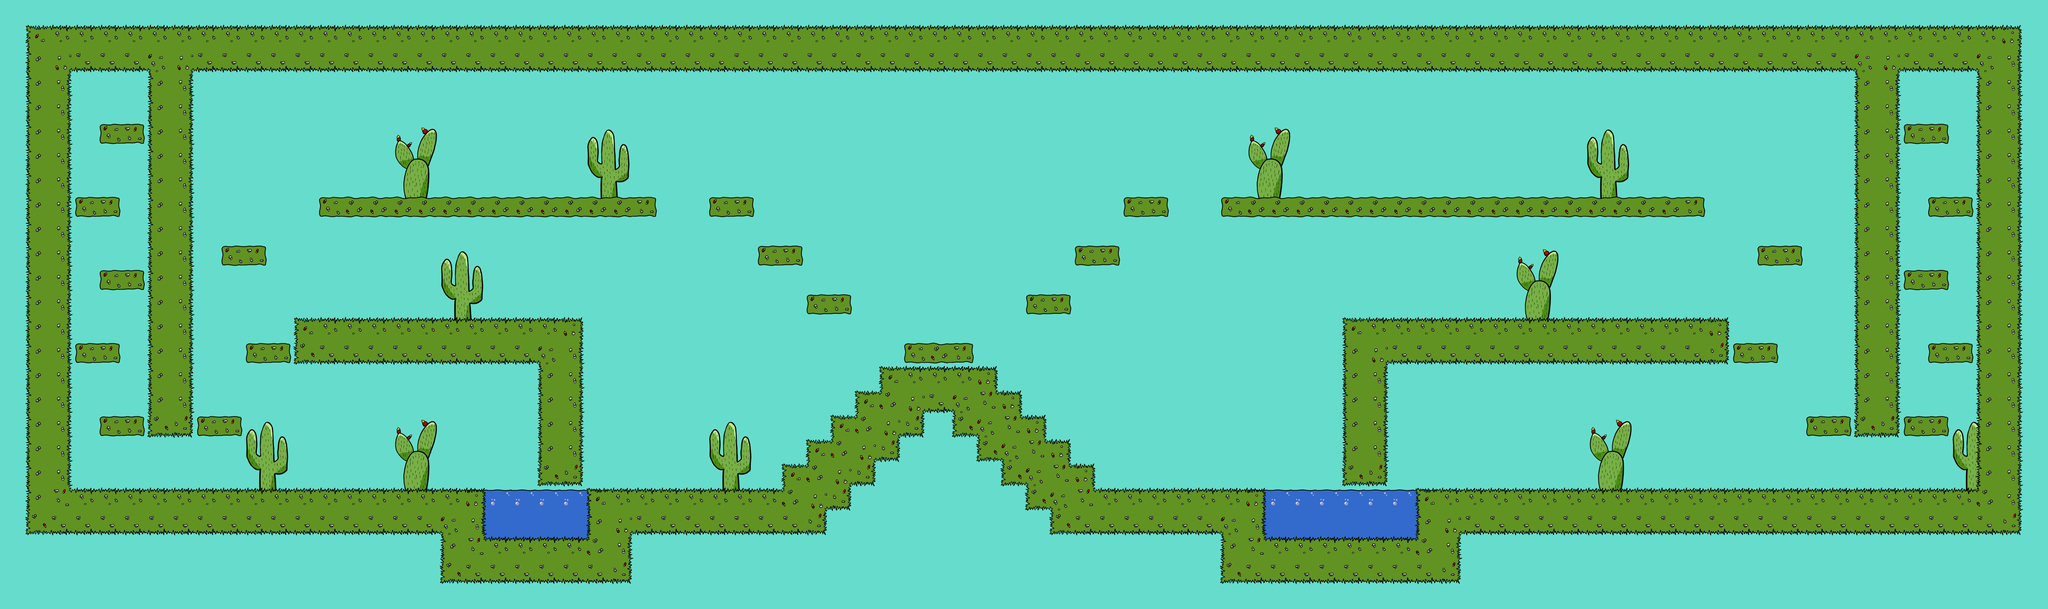

A 2D game scene composited from a Tiled map and its tileset images. What follows is a short description and the map's XML, with each tile layer's data collapsed to a summary:
An orthogonal 84x25 tile map with 64x64 px tiles, 4 tile layers (a, e_01, e_02, g), 2 tilesets and 143 objects (66x 1, 61x 0, 4x 2, 4x 5, 3x 4, ...).

<map version="1.0" orientation="orthogonal" width="84" height="25" tilewidth="64" tileheight="64" backgroundcolor="#66ddcc">
 <properties>
  <property name="RGB" value="102,221,204" />
 </properties>
 <tileset firstgid="1" name="pack" tilewidth="64" tileheight="64" spacing="2" margin="2">
  <image source="pack_02.png" width="1124" height="200" />
 </tileset>
 <tileset firstgid="52" name="pack_e" tilewidth="64" tileheight="64">
  <image source="pack_e_02.png" width="704" height="704" />
 </tileset>
 <layer name="a" width="84" height="25">
  <data>[2100 cells, 42 non-empty, 2 distinct tile ids]</data>
 </layer>
 <layer name="e_01" width="84" height="25">
  <data>[2100 cells, 64 non-empty, 16 distinct tile ids]</data>
 </layer>
 <layer name="e_02" width="84" height="25">
  <data>[2100 cells, 24 non-empty, 8 distinct tile ids]</data>
 </layer>
 <layer name="g" width="84" height="25">
  <data>[2100 cells, 649 non-empty, 15 distinct tile ids]</data>
 </layer>
 <objectgroup name="border" width="84" height="25">
  <object type="0" x="270" y="331">
   <polyline points="3,2 96,2" />
  </object>
  <object type="0" x="270" y="369">
   <polyline points="3,2 96,2" />
  </object>
  <object type="1" x="369" y="335">
   <polyline points="0,-1 0,36" />
  </object>
  <object type="1" x="269" y="335">
   <polyline points="0,-1 0,36" />
  </object>
  <object type="0" x="206" y="523">
   <polyline points="3,2 96,2" />
  </object>
  <object type="0" x="206" y="561">
   <polyline points="3,2 96,2" />
  </object>
  <object type="1" x="305" y="527">
   <polyline points="0,-1 0,36" />
  </object>
  <object type="1" x="205" y="527">
   <polyline points="0,-1 0,36" />
  </object>
  <object type="0" x="271" y="715">
   <polyline points="3,2 96,2" />
  </object>
  <object type="0" x="271" y="753">
   <polyline points="3,2 96,2" />
  </object>
  <object type="1" x="370" y="719">
   <polyline points="0,-1 0,36" />
  </object>
  <object type="1" x="270" y="719">
   <polyline points="0,-1 0,36" />
  </object>
  <object type="0" x="206" y="907">
   <polyline points="3,2 96,2" />
  </object>
  <object type="0" x="206" y="945">
   <polyline points="3,2 96,2" />
  </object>
  <object type="1" x="305" y="911">
   <polyline points="0,-1 0,36" />
  </object>
  <object type="1" x="205" y="911">
   <polyline points="0,-1 0,36" />
  </object>
  <object type="0" x="268" y="1099">
   <polyline points="3,2 96,2" />
  </object>
  <object type="0" x="268" y="1137">
   <polyline points="3,2 96,2" />
  </object>
  <object type="1" x="367" y="1103">
   <polyline points="0,-1 0,36" />
  </object>
  <object type="1" x="267" y="1103">
   <polyline points="0,-1 0,36" />
  </object>
  <object type="0" x="527" y="1098">
   <polyline points="3,2 96,2" />
  </object>
  <object type="0" x="527" y="1136">
   <polyline points="3,2 96,2" />
  </object>
  <object type="1" x="626" y="1102">
   <polyline points="0,-1 0,36" />
  </object>
  <object type="1" x="526" y="1102">
   <polyline points="0,-1 0,36" />
  </object>
  <object type="0" x="655" y="907">
   <polyline points="3,2 96,2" />
  </object>
  <object type="0" x="655" y="945">
   <polyline points="3,2 96,2" />
  </object>
  <object type="1" x="754" y="911">
   <polyline points="0,-1 0,36" />
  </object>
  <object type="1" x="654" y="911">
   <polyline points="0,-1 0,36" />
  </object>
  <object type="0" x="589" y="650">
   <polyline points="3,2 96,2" />
  </object>
  <object type="0" x="589" y="688">
   <polyline points="3,2 96,2" />
  </object>
  <object type="1" x="688" y="654">
   <polyline points="0,-1 0,36" />
  </object>
  <object type="1" x="588" y="654">
   <polyline points="0,-1 0,36" />
  </object>
  <object type="0" x="1869" y="523">
   <polyline points="3,2 96,2" />
  </object>
  <object type="0" x="1869" y="561">
   <polyline points="3,2 96,2" />
  </object>
  <object type="1" x="1968" y="527">
   <polyline points="0,-1 0,36" />
  </object>
  <object type="1" x="1868" y="527">
   <polyline points="0,-1 0,36" />
  </object>
  <object type="0" x="1999" y="650">
   <polyline points="3,2 96,2" />
  </object>
  <object type="0" x="1999" y="688">
   <polyline points="3,2 96,2" />
  </object>
  <object type="1" x="2098" y="654">
   <polyline points="0,-1 0,36" />
  </object>
  <object type="1" x="1998" y="654">
   <polyline points="0,-1 0,36" />
  </object>
  <object type="0" x="2128" y="779">
   <polyline points="3,2 96,2" />
  </object>
  <object type="0" x="2128" y="817">
   <polyline points="3,2 96,2" />
  </object>
  <object type="1" x="2227" y="783">
   <polyline points="0,-1 0,36" />
  </object>
  <object type="1" x="2127" y="783">
   <polyline points="0,-1 0,36" />
  </object>
  <object type="0" x="2700" y="779">
   <polyline points="3,2 96,2" />
  </object>
  <object type="0" x="2700" y="817">
   <polyline points="3,2 96,2" />
  </object>
  <object type="1" x="2799" y="783">
   <polyline points="0,-1 0,36" />
  </object>
  <object type="1" x="2699" y="783">
   <polyline points="0,-1 0,36" />
  </object>
  <object type="0" x="2829" y="651">
   <polyline points="3,2 96,2" />
  </object>
  <object type="0" x="2829" y="689">
   <polyline points="3,2 96,2" />
  </object>
  <object type="1" x="2928" y="655">
   <polyline points="0,-1 0,36" />
  </object>
  <object type="1" x="2828" y="655">
   <polyline points="0,-1 0,36" />
  </object>
  <object type="0" x="2960" y="523">
   <polyline points="3,2 96,2" />
  </object>
  <object type="0" x="2960" y="561">
   <polyline points="3,2 96,2" />
  </object>
  <object type="1" x="3059" y="527">
   <polyline points="0,-1 0,36" />
  </object>
  <object type="1" x="2959" y="527">
   <polyline points="0,-1 0,36" />
  </object>
  <object type="0" x="5069" y="907">
   <polyline points="3,2 96,2" />
  </object>
  <object type="0" x="5069" y="945">
   <polyline points="3,2 96,2" />
  </object>
  <object type="1" x="5168" y="911">
   <polyline points="0,-1 0,36" />
  </object>
  <object type="1" x="5068" y="911">
   <polyline points="0,-1 0,36" />
  </object>
  <object type="0" x="5007" y="716">
   <polyline points="3,2 96,2" />
  </object>
  <object type="0" x="5007" y="754">
   <polyline points="3,2 96,2" />
  </object>
  <object type="1" x="5106" y="720">
   <polyline points="0,-1 0,36" />
  </object>
  <object type="1" x="5006" y="720">
   <polyline points="0,-1 0,36" />
  </object>
  <object type="0" x="5006" y="1099">
   <polyline points="3,2 96,2" />
  </object>
  <object type="0" x="5006" y="1137">
   <polyline points="3,2 96,2" />
  </object>
  <object type="1" x="5105" y="1103">
   <polyline points="0,-1 0,36" />
  </object>
  <object type="1" x="5005" y="1103">
   <polyline points="0,-1 0,36" />
  </object>
  <object type="1" x="788" y="907">
   <polyline points="1,-56 0,36" />
  </object>
  <object type="0" x="788" y="848">
   <polyline points="3,2 729,2" />
  </object>
  <object type="0" x="789" y="941">
   <polyline points="3,2 631,1" />
  </object>
  <object type="1" x="1519" y="910">
   <polyline points="0,-56 1,354" />
  </object>
  <object type="1" x="1425" y="1004">
   <polyline points="-2,-60 0,261" />
  </object>
  <object type="0" x="1423" y="1265">
   <polyline points="3,2 96,2" />
  </object>
  <object type="0" x="3538" y="849">
   <polyline points="3,2 983,4" />
  </object>
  </objectgroup>
 <objectgroup name="water" width="84" height="25">
  <!-- 2 objects omitted --></objectgroup>
 <objectgroup name="player" width="84" height="25">
  <!-- 1 objects omitted --></objectgroup>
 <objectgroup name="logic" width="84" height="25">
  <!-- 3 objects omitted --></objectgroup>
 <objectgroup name="end" width="84" height="25">
  <!-- 1 objects omitted --></objectgroup>
 <objectgroup name="enemies" width="84" height="25">
  <!-- 19 objects omitted --></objectgroup>
 <objectgroup name="info" width="84" height="25">
  <!-- 4 objects omitted --></objectgroup>
</map>
<!-- 68 of 143 objects omitted -->
